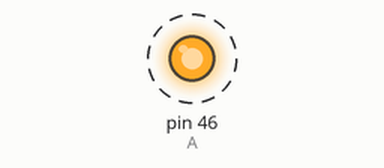
A sketch run on a simulated Arduino Mega 2560, built with avr-gcc and run on an emulated ATmega2560. Shown: output pins drawn as LEDs (lit = HIGH). Dashed ring = blinking.

Above: at 0.5 s.
Timing chart, 0 to 4.6 s (numbered marks = the images above):
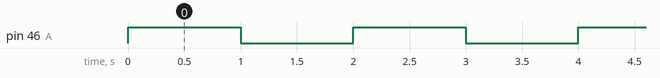

The sketch:

relay_test.ino
```cpp
#define A 46
void setup() {
  // initialize digital pin A as an output.
  pinMode(A, OUTPUT);
}

// the loop function runs over and over again forever
void loop() {
  digitalWrite(A, HIGH);   // turn the LED on (HIGH is the voltage level)
  delay(1000);                       // wait for a second
  digitalWrite(A, LOW);    // turn the LED off by making the voltage LOW
  delay(1000);                       // wait for a second
}
```

Measured:
- by itself, pin 46 (A): alternates HIGH for 1.0 s and LOW for 1.0 s
